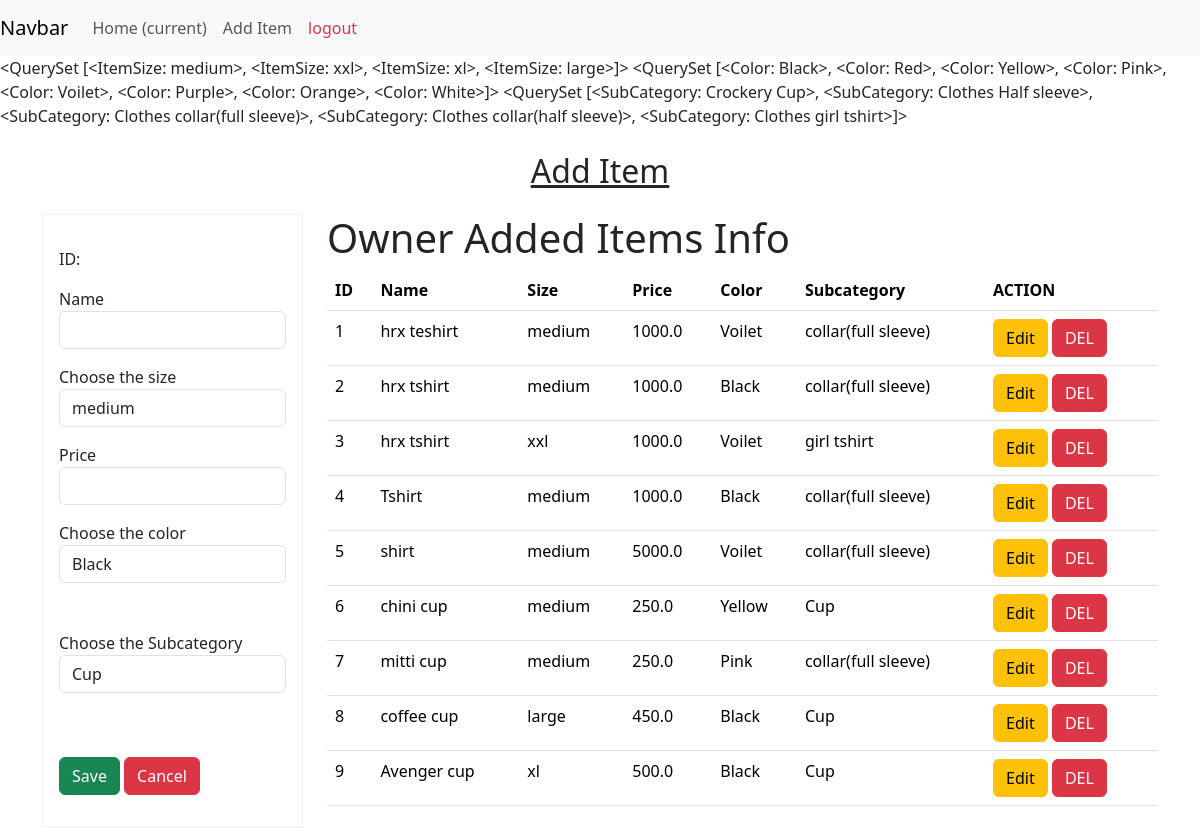
/add_item/, run on the app's committed database.
### custome_app/models.py (models this page shows)
class ItemSize(models.Model):
    name = models.CharField(max_length=20, unique=True, blank=True, null=True)
    def __str__(self):
        return f'{self.name}'

class Color(models.Model):
    name = models.CharField(max_length=50, unique=True, null=False, blank=False)
    def __str__(self):
        return f'{self.name}'

class SubCategory(models.Model):
    name = models.CharField(max_length=50, unique=True, blank=False, null=False)
    category = models.ForeignKey(Category, on_delete=models.CASCADE)
    class Meta:
        unique_together = ('name', 'category')
    def __str__(self):
        return f'{self.category} {self.name}'

class Category(models.Model):
    name = models.CharField(max_length=50, unique=True, null=False, blank=False)
    def __str__(self):
        return f'{self.name}'

class Item(models.Model):
    name = models.CharField(max_length=200)
    item_size = models.ForeignKey(ItemSize, on_delete=models.SET_NULL, null=True, blank=True, related_name='items')
    price = models.FloatField()
    color = models.ForeignKey(Color, on_delete=models.SET_NULL, null=True, blank=True, related_name='items')
    subcategory = models.ForeignKey(SubCategory, on_delete=models.SET_NULL, null=True, related_name='items')
    class Meta:
        unique_together = ('name', 'subcategory')

### custome_app/views.py (the view, shortened to what this page needs)
# urls.py: path('add_item/', AddItemView.as_view(), name='add_item_url'),
class AddItemView(views.View):
    def get(self, request, pk=None):
        template_name = 'owner_function/add_item.html'
        item_sizes = ItemSize.objects.all()
        colors = Color.objects.all()
        subacategories = SubCategory.objects.all()
        items = Item.objects.all()
        context = {'item_sizes': item_sizes, 'colors': colors, 'subacategories': subacategories, 'items': items}
        if pk:
            item = items.filter(id=pk)
            if str(request.path).endswith('/delete/'):
                context['del_item'] = item[0] if item.exists() else None
            else:
                context['item'] = item[0] if item.exists() else None
        return render(request, template_name, context)

### templates/owner_function/add_item.html (shortened to what this page needs)
{% extends 'custome_app/owner_homepage.html' %}
{% block main %}
{{ item_sizes }}
{{ colors }}
{{ subacategories }}
<div class="container mt-4">
    <div class="row">
        <div class="col-12 mb-3">
            <h2 style="text-align: center;"><u> Add Item </u></h2>
        </div>
        <div class="col-3">
            {% if del_item %}
                <form method="post" style="border: 1px solid rgb(230,230,230);">
                    {% csrf_token %}
                    <h3 style="color:red;"> Are you sure to delete this record?</h3>
                    <input type="hidden" value="{{ del_item.id}}" name="id">
                    <input type="submit" class="btn btn-danger" value="DELETE"/>
                    <a class="btn btn-info" href="{% url 'add_item_url' %}">CANCEL</a>
                </form>
            {% else %}
                <form method="post" class="p-3" style="border:1px solid rgb(240,240,240);">
                    <div class="mb-3 mt-3">
                        <label>ID: <b>{{item.id}}</b></label>
                    </div>
                    <div class="mb-3 mt-3">
                        <label>Name</label>
                        <input type="text" class="form-control" name="name" value="{{item.name}}" />
                    </div>
                    <label>Choose the size</label>
                    <select name="size" id="size" class="form-control">
                    {% for size in item_sizes %}
                        <option value="{{ size.id }}"> {{ size.name }} </option>
                    {% endfor %}
                    </select>
                    <div class="mb-3 mt-3">
                        <label>Price</label>
                        <input type="text" class="form-control" name="price" value="{{item.price}}" />
                    </div>
                    <label>Choose the color</label>
                    <select name="color" id="color" class="form-control">
                     {% for color in colors %}
                        <option value="{{ color.id }}"> {{ color.name }} </option>
                    {% endfor %}
                    </select>
                    <br><br>
                    <label>Choose the Subcategory</label>
                    <select name="subcategory" id="subcategory" class="form-control">
                     {% for subcategory in subacategories %}
                        {% if item.subcategory_id == subcategory.id %}
                                <option value="{{subcategory.id}}" selected="selected">{{ subcategory.name }}</option>
                            {% else %}
                       <option value="{{ subcategory.id }}"> {{ subcategory.name }} </option>
                        {% endif %}
                    {% endfor %}
                    </select>
                    <br><br>
                    <div class="mb-3 mt-3">
                        <button type="submit" class="btn btn-success">Save</button>
                        <button type="reset" class="btn btn-danger">Cancel</button>
                    </div>
                </form>
            {% endif %}
        </div>
        <div class="col-9">
            <h1> Owner Added Items Info </h1>
            <table class="table table-stripped">
                <thead style="">
                    <tr>
                        <th> ID </th>
                        <th> Name </th>
                        <th> Size </th>
                        <th> Price </th>
                        <th> Color </th>
                        <th> Subcategory </th>
                        <th> ACTION </th>
                    </tr>
                </thead>
                <tbody>
                    {% for item in items %}
                    <tr>
                        <td>{{ forloop.counter }}</td>
                        <td>{{ item.name }}</td>
                        <td>{{ item.item_size.name }}</td>
                        <td>{{ item.price }}</td>
                        <td>{{ item.color.name }}</td>
                        <td>{{ item.subcategory.name }}</td>
                        <td>
                            <a class="btn btn-warning" href="{% url 'item_view_edit_url' item.id %}">Edit</a>
                            <a class="btn btn-danger" href="{% url 'item_view_delete_url' item.id %}">DEL</a>
                        </td>
                    </tr>
                    {% endfor %}
                </tbody>
            </table>
        </div>
    </div>
</div>
{% endblock %}

### data on the page
ItemSize: name.name "<QuerySet [<ItemSize: medium>, <ItemSize: xxl>, <ItemSize: xl>, <ItemSize: large>]>"
Color: name.name "<QuerySet [<Color: Black>, <Color: Red>, <Color: Yellow>, <Color: Pink>, <Color: Voilet>, <Color: Purple>, <Color: Orange>, <Color: White>]>"
SubCategory: category+name "<QuerySet [<SubCategory: Crockery Cup>, <SubCategory: Clothes Half sleeve>, <SubCategory: Clothes collar(full sleeve)>, <SubCategory: Clothes collar(half sleeve)>, <SubCategory: Clothes girl tshirt>]>"
Item: name "hrx teshirt", item_size.name "medium", price "1000.0", color.name "Voilet", subcategory.name "collar(full sleeve)"
Item: name "hrx tshirt", item_size.name "medium", price "1000.0", color.name "Black", subcategory.name "collar(full sleeve)"
Item: name "hrx tshirt", item_size.name "xxl", price "1000.0", color.name "Voilet", subcategory.name "girl tshirt"
Item: name "Tshirt", item_size.name "medium", price "1000.0", color.name "Black", subcategory.name "collar(full sleeve)"
Item: name "shirt", item_size.name "medium", price "5000.0", color.name "Voilet", subcategory.name "collar(full sleeve)"
Item: name "chini cup", item_size.name "medium", price "250.0", color.name "Yellow", subcategory.name "Cup"
Item: name "mitti cup", item_size.name "medium", price "250.0", color.name "Pink", subcategory.name "collar(full sleeve)"
Item: name "coffee cup", item_size.name "large", price "450.0", color.name "Black", subcategory.name "Cup"
Item: name "Avenger cup", item_size.name "xl", price "500.0", color.name "Black", subcategory.name "Cup"

### other printed values
form field size "medium"
form field color "Black"
form field subcategory "Cup"
